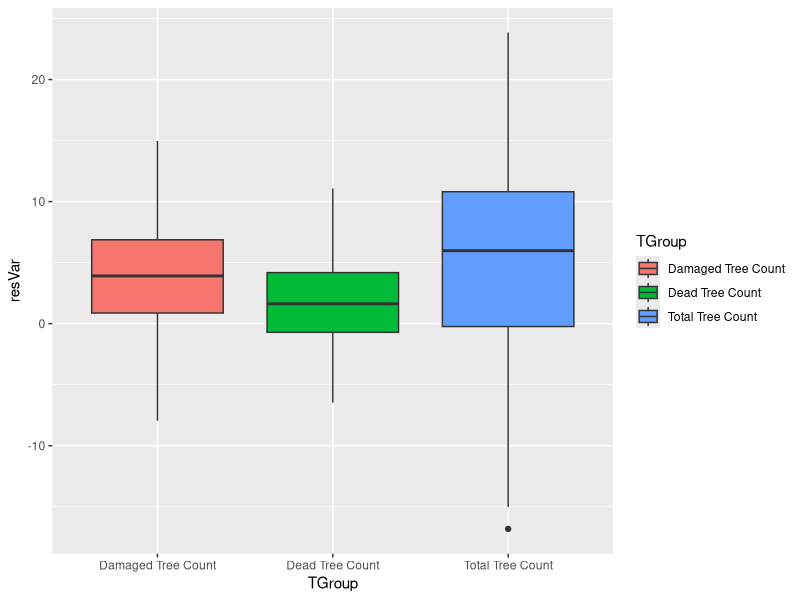
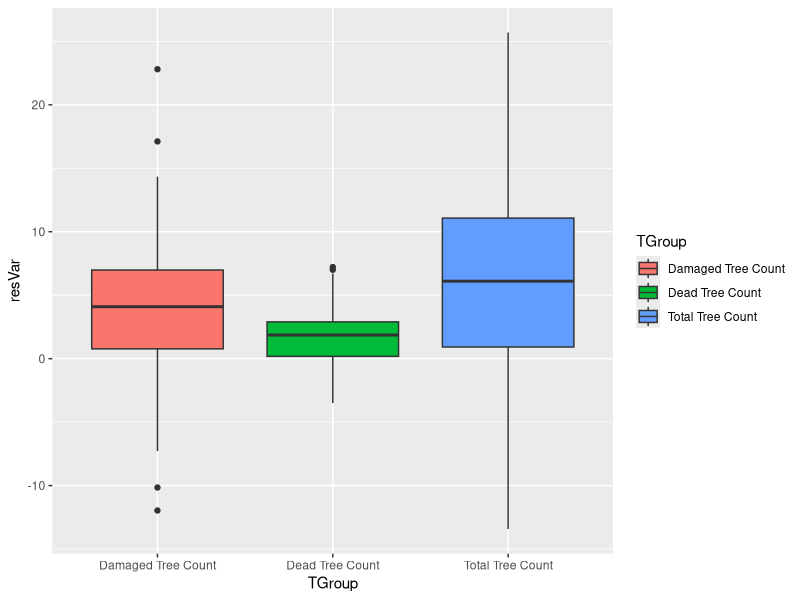
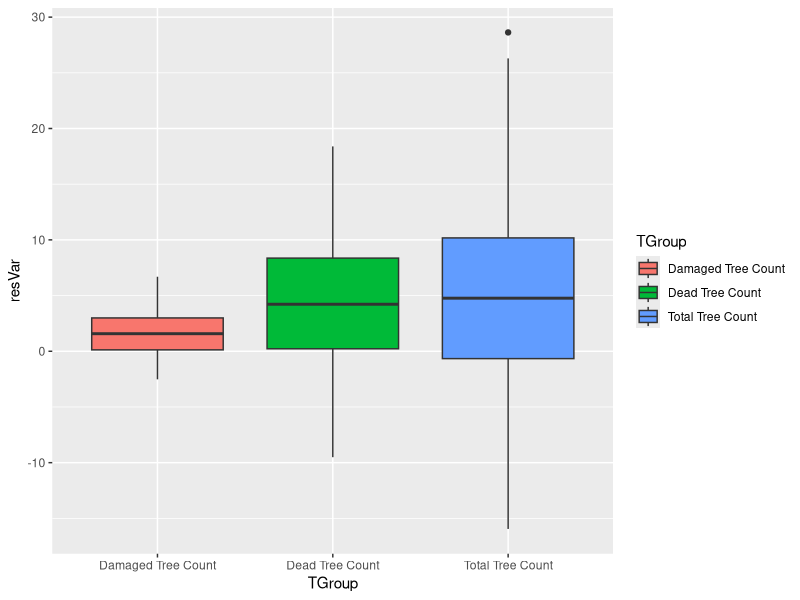

R code for these plots, in order:
## ---- chunk 1
knitr::opts_chunk$set(echo = TRUE)
## ---- chunk 2
library(tidyverse)
library(readxl)
library(ggplot2)

## ---- chunk 3
# Importing data set
strikes <- read.csv(file="strikes_aggregated.csv", header = TRUE)
strikes <- na.omit(strikes)
head(strikes)
summary(strikes)

# Mean of original data
mean(strikes$dmg.tree.count)
mean(strikes$dead.tree.count)
mean(strikes$total.tree.count)

# Standard Deviation of original data
sd(strikes$dmg.tree.count)
sd(strikes$dead.tree.count)
sd(strikes$total.tree.count)

## ---- chunk 4
#Data frame construction for original data
nGroup <- 3
nName <- c("Damaged Tree Count", "Dead Tree Count", "Total Tree Count")

nSize <- nSize <- c(length(strikes$dmg.tree.count) , length(strikes$dead.tree.count), length(strikes$total.tree.count))

nMean <-c(mean(strikes$dmg.tree.count), mean(strikes$dead.tree.count), mean(strikes$total.tree.count))

nSD <- c(sd(strikes$dmg.tree.count), sd(strikes$dead.tree.count), sd(strikes$total.tree.count))

#ID Vector for each row for original data
ID <- 1:(sum(nSize))
resVar <- c(rnorm(n=nSize[1],mean=nMean[1],sd=nSD[1]),
            rnorm(n=nSize[2],mean=nMean[2],sd=nSD[2]),
            rnorm(n=nSize[3],mean=nMean[3],sd=nSD[3]))
TGroup <- rep(nName, nSize)
ANOdata <- data.frame(ID, TGroup, resVar)
str(ANOdata)


# Plotting ANOVA box plot
ANOPlot <- ggplot(data=ANOdata,aes(x=TGroup,y=resVar,fill=TGroup)) +
           geom_boxplot()
print(ANOPlot)

# Creation of ANOVA model 
ANOmodel <- aov(resVar~TGroup, data = ANOdata)
print(ANOmodel)
print(summary(ANOmodel))
z <- summary(ANOmodel)
str(z)

# Obtaining F probability
aggregate(resVar~TGroup,data=ANOdata,FUN=mean)
unlist(z)
unlist(z)[7]
ANOsum <- list(Fval=unlist(z)[7],probF=unlist(z)[9])
ANOsum


## ---- chunk 5
#Data frame construction for fake data skewed towards damaged trees
n = 133 #Same samples size as original data
nGroup <- 3
nName <- c("Damaged Tree Count", "Dead Tree Count", "Total Tree Count")
nSize <- c(n,n,n)
nMean <-c((0.75*6), (0.25*6), 6)
nSD <- c((0.75*8), (0.25*8), 8)

#ID Vector for Each Row
ID <- 1:(sum(nSize))
resVar <- c(rnorm(n=nSize[1],mean=nMean[1],sd=nSD[1]),
            rnorm(n=nSize[2],mean=nMean[2],sd=nSD[2]),
            rnorm(n=nSize[3],mean=nMean[3],sd=nSD[3]))
TGroup <- rep(nName, nSize)
ANOdata <- data.frame(ID, TGroup, resVar)
str(ANOdata)

# Creation of ANOVA model 
ANOmodel <- aov(resVar~TGroup, data = ANOdata)
print(ANOmodel)
print(summary(ANOmodel))

# Plotting ANOVA box plot
ANOPlot <- ggplot(data=ANOdata,aes(x=TGroup,y=resVar,fill=TGroup)) +
           geom_boxplot()
print(ANOPlot)



## ---- chunk 6
#Data frame construction for fake data skewed towards dead trees
n = 133 #Same samples size as original data
nGroup <- 3
nName <- c("Damaged Tree Count", "Dead Tree Count", "Total Tree Count")
nSize <- c(n,n,n)
nMean <-c((0.25*6), (0.75*6), 6)
nSD <- c((0.25*8), (0.75*8), 8)

#ID Vector for Each Row
ID <- 1:(sum(nSize))
resVar <- c(rnorm(n=nSize[1],mean=nMean[1],sd=nSD[1]),
            rnorm(n=nSize[2],mean=nMean[2],sd=nSD[2]),
            rnorm(n=nSize[3],mean=nMean[3],sd=nSD[3]))
TGroup <- rep(nName, nSize)
ANOdata <- data.frame(ID, TGroup, resVar)
str(ANOdata)

# Creation of ANOVA model 
ANOmodel <- aov(resVar~TGroup, data = ANOdata)
print(ANOmodel)
print(summary(ANOmodel))

# Plotting ANOVA box plot
ANOPlot <- ggplot(data=ANOdata,aes(x=TGroup,y=resVar,fill=TGroup)) +
           geom_boxplot()
print(ANOPlot)

ANOmodel <- aov(resVar~TGroup, data = ANOdata)
print(ANOmodel)
print(summary(ANOmodel))
z <- summary(ANOmodel)
str(z)

# Obtaining F probability
aggregate(resVar~TGroup,data=ANOdata,FUN=mean)
unlist(z)
unlist(z)[7]
ANOsum <- list(Fval=unlist(z)[7],probF=unlist(z)[9])
ANOsum

## ---- chunk 7

#Data Frame Construction of fake data to find minimum mean necessary 
n = 133 #Same samples size as original data
nGroup <- 3
nName <- c("Damaged Tree Count", "Dead Tree Count", "Total Tree Count")
nSize <- c(n,n,n)
nMean <-c((50), (51), 101)
nSD <- c(1, 1, 1)

#ID Vector for Each Row
ID <- 1:(sum(nSize))
resVar <- c(rnorm(n=nSize[1],mean=nMean[1],sd=nSD[1]),
            rnorm(n=nSize[2],mean=nMean[2],sd=nSD[2]),
            rnorm(n=nSize[3],mean=nMean[3],sd=nSD[3]))
TGroup <- rep(nName, nSize)
ANOdata <- data.frame(ID, TGroup, resVar)
str(ANOdata)

# Creation of ANOVA model 
ANOmodel <- aov(resVar~TGroup, data = ANOdata)
print(ANOmodel)
print(summary(ANOmodel))
z <- summary(ANOmodel)
str(z)

# Obtaining F probability
aggregate(resVar~TGroup,data=ANOdata,FUN=mean)
unlist(z)
unlist(z)[7]
ANOsum <- list(Fval=unlist(z)[7],probF=unlist(z)[9])
ANOsum

## ---- chunk 8

#Data Frame Construction of fake data to find the minimum sample size needed
nGroup <- 3
nName <- c("Damaged Tree Count", "Dead Tree Count", "Total Tree Count")

nSize <- c(11,11,11)

nMean <-c(mean(strikes$dmg.tree.count), mean(strikes$dead.tree.count), mean(strikes$total.tree.count))

nSD <- c(sd(strikes$dmg.tree.count), sd(strikes$dead.tree.count), sd(strikes$total.tree.count))

#ID Vector for Each Row
ID <- 1:(sum(nSize))
resVar <- c(rnorm(n=nSize[1],mean=nMean[1],sd=nSD[1]),
            rnorm(n=nSize[2],mean=nMean[2],sd=nSD[2]),
            rnorm(n=nSize[3],mean=nMean[3],sd=nSD[3]))
TGroup <- rep(nName, nSize)
ANOdata <- data.frame(ID, TGroup, resVar)
str(ANOdata)

# Creation of ANOVA model 
ANOmodel <- aov(resVar~TGroup, data = ANOdata)
print(ANOmodel)
print(summary(ANOmodel))
z <- summary(ANOmodel)
str(z)

# Obtaining F probability
aggregate(resVar~TGroup,data=ANOdata,FUN=mean)
unlist(z)
unlist(z)[7]
ANOsum <- list(Fval=unlist(z)[7],probF=unlist(z)[9])
ANOsum

